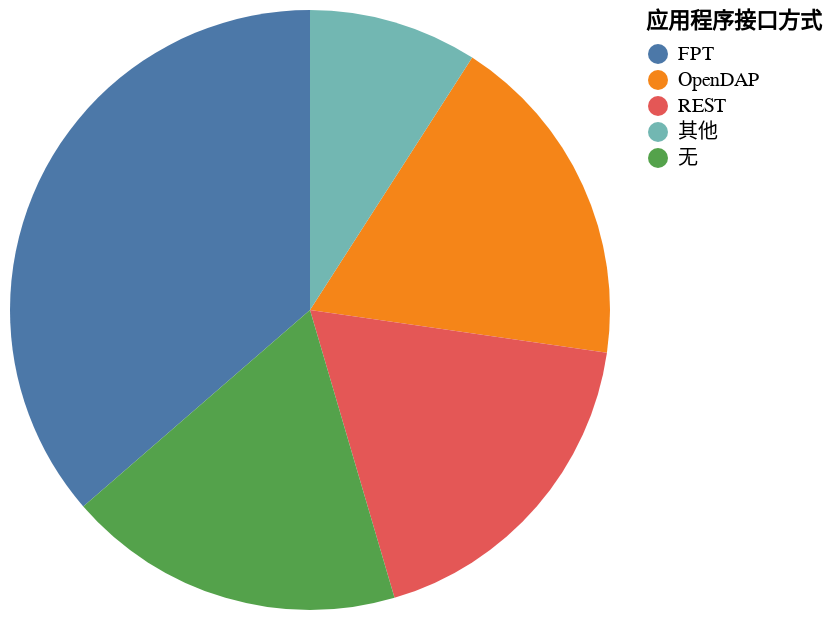

Write notebook code for a chart like this one.
### Code cell
data = DataFrame(
    api=["FPT", "OpenDAP", "REST", "其他", "无"],
    count=[4, 2, 2, 1, 2]
)

data |> @vlplot(:arc,
    theta = {:count, stack = true},
    color = {:api, title = "应用程序接口方式"},
    order = :count,
    color="category:n"
    view = {stroke = nothing}
)

### Figure 1 — Vega-Lite specification as saved in the notebook (floating-point values rounded to 4 significant figures)
{"data": {"values": [{"api": "FPT", "count": 4}, {"api": "OpenDAP", "count": 2}, {"api": "REST", "count": 2}, {"api": "其他", "count": 1}, {"api": "无", "count": 2}]}, "encoding": {"color": {"field": "api", "title": "应用程序接口方式", "type": "nominal"}, "order": {"field": "count", "type": "quantitative"}, "theta": {"field": "count", "stack": true, "type": "quantitative"}}, "mark": "arc", "view": {"stroke": null}}
